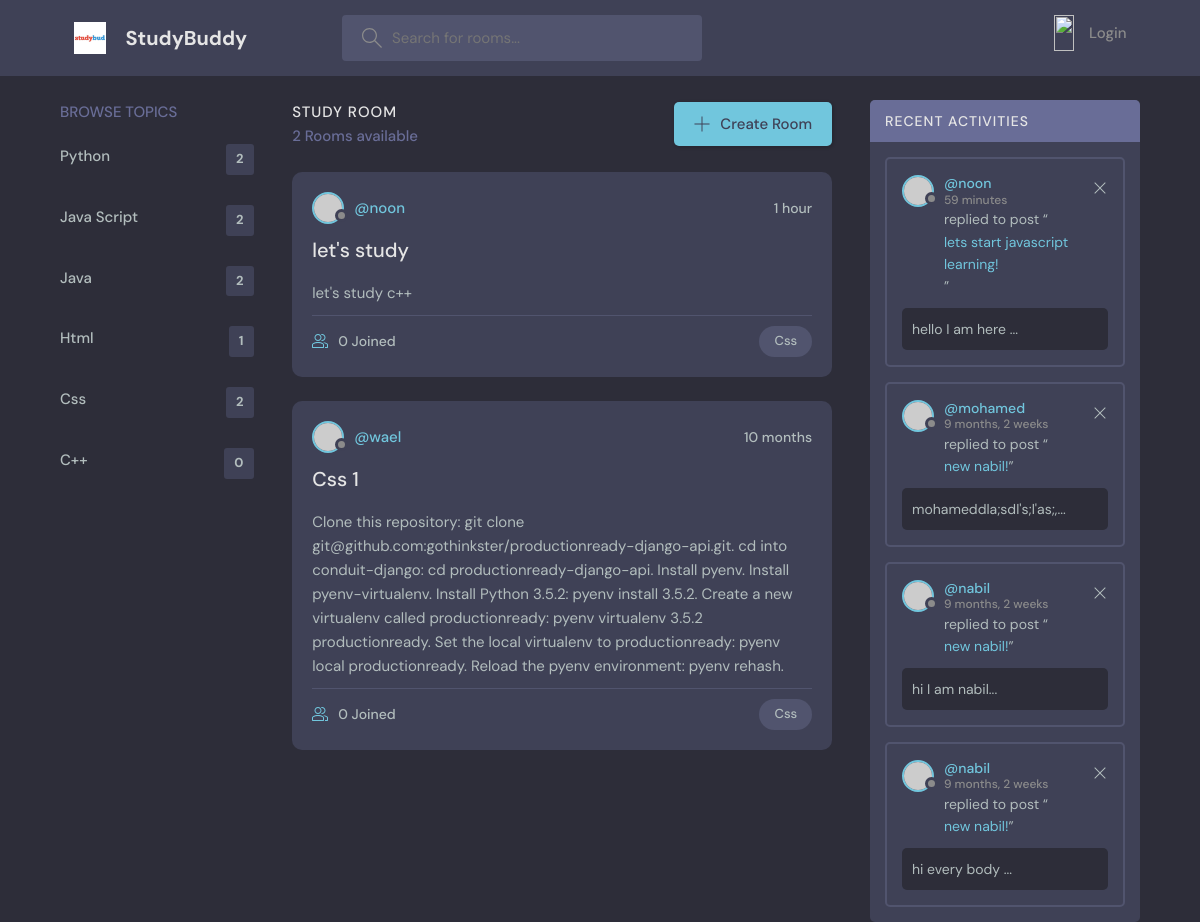
The app's page /?q=Css with its own data.
### base/models.py (models this page shows)
class Topic(models.Model):
    name = models.CharField(max_length=100)
    def __str__(self):
        return self.name

class Room(models.Model):
    topic = models.ForeignKey(Topic, on_delete=models.SET_NULL, null=True)
    host = models.ForeignKey(User, on_delete=models.SET_NULL, null=True, )
    name = models.CharField(max_length=200)
    description = models.TextField()
    participants = models.ManyToManyField(User, related_name="participants", blank=True)
    updated = models.DateTimeField(auto_now_add=True)
    created = models.DateTimeField(auto_now=True)
    def __str__(self):
        return self.name
    class Meta:
        ordering = ["-created",]

class Message(models.Model):
    user = models.ForeignKey(User, on_delete=models.CASCADE)
    room = models.ForeignKey(Room, on_delete=models.CASCADE)
    body = models.TextField()
    updated = models.DateTimeField(auto_now_add=True)
    created = models.DateTimeField(auto_now=True)
    def __str__(self):
        return self.body[0:50]
    class Meta:
        ordering = ["-created", ]

### base/views.py (the view)
# urls.py: path('', views.home, name="home"),
def home(request):
    q = request.GET.get('q') if request.GET.get('q') is not None else ""
    rooms = Room.objects.filter(Q(topic__name__contains=q) |
                                Q(description__contains=q) |
                                Q(name__contains=q)
                                )
    count = rooms.count()
    topics = Topic.objects.all()
    room_messages = Message.objects.all()
    context = {'rooms': rooms, 'topics': topics, "count": count, "room_messages": room_messages}
    return render(request=request,
                  template_name="base/home.html",
                  context=context)

### base/templates/base/home.html (shortened to what this page needs)
{% extends 'main.html' %}
{% block content %}
<main class="layout layout--3">
      <div class="container">
        <div class="topics">
          <div class="topics__header">
            <h2>Browse Topics</h2>
          </div>
          <div >
         {% include 'base/topics_component.html' %}
     </div>
        </div>
        <div class="roomList">
          <div class="roomList__header">
            <div>
              <h2>Study Room</h2>
              <p>{{count}} Rooms available</p>
            </div>
            <a class="btn btn--main" href=" {% url 'create-room' %} ">
              <svg version="1.1" xmlns="http://www.w3.org/2000/svg" width="32" height="32" viewBox="0 0 32 32">
                <title>add</title>
                <path
                  d="M16.943 0.943h-1.885v14.115h-14.115v1.885h14.115v14.115h1.885v-14.115h14.115v-1.885h-14.115v-14.115z"
                ></path>
              </svg>
              Create Room
            </a>
          </div>
         {% include 'base/feed_component.html'%}
        </div>
        <div class="activities">
          <div class="activities__header">
            <h2>Recent Activities</h2>
          </div>
          {% include 'base/activities_component.html'%}
          </div>
      </div>
    </main>
{% endblock %}

### base/templates/base/topics_component.html
        <ul class="topics__list">
         {% for topic in topics %}
         <div>
             <li>
             <a href=" {% url 'home' %}?q={{topic.name}}"> {{topic.name}} <span>
                 {{topic.room_set.all.count}}
                  </span></a>
             </li>
         </div>
       {% endfor %}
        </ul>

### base/templates/base/feed_component.html (shortened to what this page needs)
 {% for room in rooms %}
 <div class="roomListRoom">
            <div class="roomListRoom__header">
              <a href=" {% url 'user-profile' room.host.id %} " class="roomListRoom__author">
                <div class="avatar avatar--small">
                  <img src="https://randomuser.me/api/portraits/women/11.jpg" />
                </div>
                <span>@{{room.host}}</span>
              </a>
              <div class="roomListRoom__actions">
                <span>{{room.created|timesince}}</span>
              </div>
            </div>
            <div class="roomListRoom__content">
              <a href="{%url 'room' room.id %}">{{room.name}}</a>
              <p>
               {{room.description}}
              </p>
            </div>
            <div class="roomListRoom__meta">
              <small href="room.html" class="roomListRoom__joined">
                {{ room.participants.count}} Joined
              </small>
              <p class="roomListRoom__topic">{{room.topic}}</p>
            </div>
          </div>
  {% endfor %}

### base/templates/base/activities_component.html (shortened to what this page needs)
   {% for message in room_messages%}
    <div class="activities__box">
            <div class="activities__boxHeader roomListRoom__header">
              <a href="profile.html" class="roomListRoom__author">
                <div class="avatar avatar--small">
                  <img src="https://randomuser.me/api/portraits/women/11.jpg" />
                </div>
                <p>
                  @{{message.user.username}}
                  <span> {{ message.created | timesince }}</span>
                </p>
              </a>
              <div class="roomListRoom__actions">
                <a href="#">
                  <svg version="1.1" xmlns="http://www.w3.org/2000/svg" width="32" height="32" viewBox="0 0 32 32">
                    <title>remove</title>
                    <path
                      d="M27.314 6.019l-1.333-1.333-9.98 9.981-9.981-9.981-1.333 1.333 9.981 9.981-9.981 9.98 1.333 1.333 9.981-9.98 9.98 9.98 1.333-1.333-9.98-9.98 9.98-9.981z"
                    ></path>
                  </svg>
                </a>
              </div>
            </div>
            <div class="activities__boxContent">
              <p>replied to post “<a href="{% url 'room' message.room.id %}">{{message.room}}!</a>”</p>
              <div class="activities__boxRoomContent">
                {{message}}...
              </div>
            </div>
          </div>
    {%endfor%}

### records on screen
Topic: name "Python", room_set.all.count "2"
Topic: name "Java Script", room_set.all.count "2"
Topic: name "Java", room_set.all.count "2"
Topic: name "Html", room_set.all.count "1"
Topic: name "Css", room_set.all.count "2"
Topic: name "C++", room_set.all.count "0"
Room: host "noon", created "1 hour", name "let's study", description "let's study c++", participants.count "0", topic "Css"
Room: host "wael", created "10 months", name "Css 1", description "Clone this repository: git clone git@github.com:gothinkster/productionready-django-api.git. cd into conduit-django: cd productionready-django-api. Install pyenv. Install pyenv-virtualenv. Install Python 3.5.2: pyenv install 3.5.2. Create a new virtualenv called productionready: pyenv virtualenv 3.5.2 productionready. Set the local virtualenv to productionready: pyenv local productionready. Reload the pyenv environment: pyenv rehash.", participants.count "0", topic "Css"
Message: user.username "noon", created "59 minutes", room "lets start javascript learning", body "hello I am here"
Message: user.username "mohamed", created "9 months, 2 weeks", room "new nabil", body "mohameddla;sdl's;l'as;,"
Message: user.username "nabil", created "9 months, 2 weeks", room "new nabil", body "hi I am nabil"
Message: user.username "nabil", created "9 months, 2 weeks", room "new nabil", body "hi every body"

### other values on screen
{{ count }} "2"
